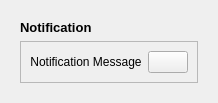
        <widget class="QWidget" name="popupNotificationContainer" native="true">
         <layout class="QVBoxLayout" name="verticalLayout_19">
          <item>
           <widget class="QWidget" name="popupNotificationSubContainer" native="true">
            <property name="styleSheet">
             <string notr="true"/>
            </property>
            <layout class="QVBoxLayout" name="verticalLayout_20">
             <item>
              <widget class="QLabel" name="notificationHeaderLabel">
               <property name="font">
                <font>
                 <pointsize>10</pointsize>
                 <bold>true</bold>
                </font>
               </property>
               <property name="text">
                <string>Notification</string>
               </property>
              </widget>
             </item>
             <item>
              <widget class="QFrame" name="notificationPage">
               <property name="frameShape">
                <enum>QFrame::StyledPanel</enum>
               </property>
               <property name="frameShadow">
                <enum>QFrame::Raised</enum>
               </property>
               <layout class="QHBoxLayout" name="horizontalLayout_11">
                <item>
                 <widget class="QLabel" name="notificationLabel">
                  <property name="sizePolicy">
                   <sizepolicy hsizetype="Expanding" vsizetype="Preferred">
                    <horstretch>0</horstretch>
                    <verstretch>0</verstretch>
                   </sizepolicy>
                  </property>
                  <property name="text">
                   <string>Notification Message</string>
                  </property>
                  <property name="alignment">
                   <set>Qt::AlignCenter</set>
                  </property>
                 </widget>
                </item>
                <item alignment="Qt::AlignRight">
                 <widget class="QPushButton" name="notificationCloseBtn">
                  <property name="toolTip">
                   <string>Close Notification</string>
                  </property>
                  <property name="text">
                   <string/>
                  </property>
                  <property name="icon">
                   <iconset resource="feather/newIcons.qrc">
                    <normaloff>:/feather/x-octagon.svg</normaloff>:/feather/x-octagon.svg</iconset>
                  </property>
                  <property name="iconSize">
                   <size>
                    <width>24</width>
                    <height>24</height>
                   </size>
                  </property>
                 </widget>
                </item>
               </layout>
              </widget>
             </item>
            </layout>
           </widget>
          </item>
         </layout>
        </widget>
